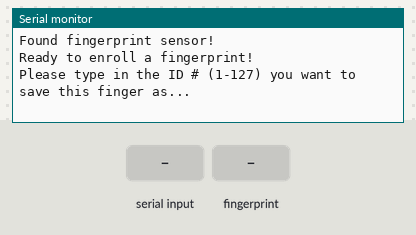
Recording of a sketch running on a simulated Arduino Uno, built with avr-gcc and run on an emulated ATmega328P. Parts: the last lines printed to the serial monitor. Inputs (shaded band) come from the test bench.

Above: at 2.3 s.
2.4 s: "90,45\n" received over Serial
At 3.6 s:
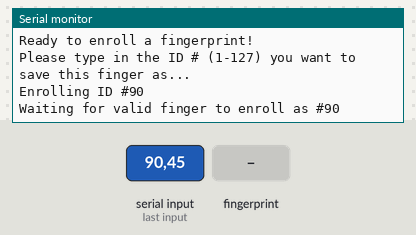
3.9 s: finger stored as number 1 placed on the sensor
At 4.4 s:
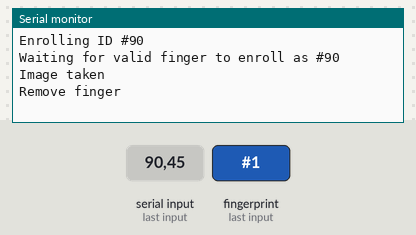
7.6 s: finger stored as number 1 placed on the sensor
At 9.2 s:
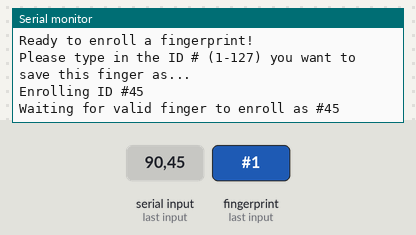

Measured:
- after the input at 2.4 s, the serial monitor: prints a new line at once (image 1)
- after the input at 3.9 s, the serial monitor: prints a new line at once (image 2)
- after the input at 7.6 s, the serial monitor: prints a new line after 0.21 s (image 3)

The sketch:

enrollfingerprint.ino
```cpp
#include <Adafruit_Fingerprint.h>
#include <SoftwareSerial.h>

// change pins if needed
SoftwareSerial mySerial(2, 3); // RX, TX
Adafruit_Fingerprint finger = Adafruit_Fingerprint(&mySerial);

uint8_t id;

void setup() {
  Serial.begin(9600);
  while (!Serial);  // wait for serial
  delay(100);
  finger.begin(57600);

  if (finger.verifyPassword()) {
    Serial.println("Found fingerprint sensor!");
  } else {
    Serial.println("Did not find fingerprint sensor :(");
    while (1) { delay(1); }
  }
}

void loop() {
  Serial.println("Ready to enroll a fingerprint!");
  Serial.println("Please type in the ID # (1-127) you want to save this finger as...");
  while (true) {
    while (!Serial.available());
    id = Serial.parseInt();
    if (id != 0) {
      Serial.print("Enrolling ID #");
      Serial.println(id);
      break;
    }
  }
  while (!getFingerprintEnroll());
}

uint8_t getFingerprintEnroll() {
  int p = -1;
  Serial.print("Waiting for valid finger to enroll as #"); Serial.println(id);
  while (p != FINGERPRINT_OK) {
    p = finger.getImage();
    switch (p) {
      case FINGERPRINT_OK:
        Serial.println("Image taken");
        break;
      case FINGERPRINT_NOFINGER:
        break;
      case FINGERPRINT_PACKETRECIEVEERR:
        Serial.println("Communication error");
        break;
      case FINGERPRINT_IMAGEFAIL:
        Serial.println("Imaging error");
        break;
      default:
        Serial.println("Unknown error");
        break;
    }
  }

  // OK success!
  p = finger.image2Tz(1);
  if (p != FINGERPRINT_OK) {
    Serial.println("Image conversion failed");
    return p;
  }
  Serial.println("Remove finger");
  delay(2000);
  while (finger.getImage() != FINGERPRINT_NOFINGER);

  Serial.println("Place same finger again");
  p = -1;
  while (p != FINGERPRINT_OK) {
    p = finger.getImage();
  }
  p = finger.image2Tz(2);
  if (p != FINGERPRINT_OK) {
    Serial.println("Second image conversion failed");
    return p;
  }

  // Create model
  p = finger.createModel();
  if (p == FINGERPRINT_OK) {
    Serial.println("Prints matched!");
  } else {
    Serial.println("Fingerprints did not match");
    return p;
  }

  // Store in memory
  p = finger.storeModel(id);
  if (p == FINGERPRINT_OK) {
    Serial.println("Stored!");
  } else {
    Serial.println("Error storing fingerprint");
    return p;
  }

  return true;
}
```
